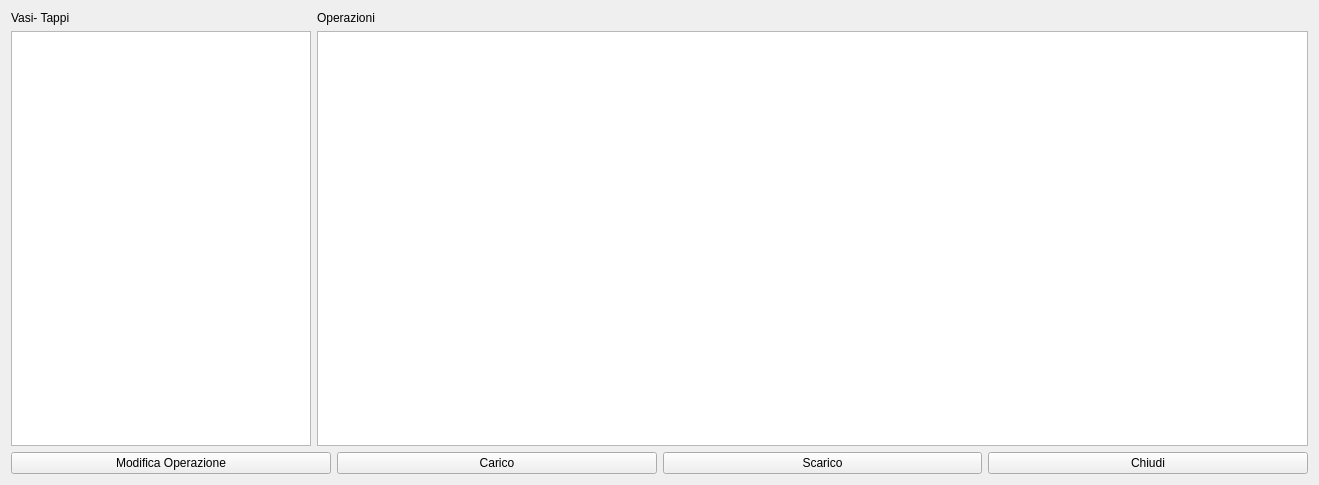
<?xml version="1.0" encoding="UTF-8"?>
<ui version="4.0">
 <class>FtContainers_Overview</class>
 <widget class="QWidget" name="FtContainers_Overview">
  <property name="windowModality">
   <enum>Qt::ApplicationModal</enum>
  </property>
  <property name="geometry">
   <rect>
    <x>0</x>
    <y>0</y>
    <width>1319</width>
    <height>485</height>
   </rect>
  </property>
  <property name="windowTitle">
   <string>Panoramica Vasi e Tappi</string>
  </property>
  <layout class="QVBoxLayout" name="verticalLayout_3">
   <item>
    <layout class="QHBoxLayout" name="horizontalLayout_2">
     <item>
      <layout class="QVBoxLayout" name="verticalLayout">
       <item>
        <widget class="QLabel" name="label">
         <property name="text">
          <string>Vasi- Tappi</string>
         </property>
        </widget>
       </item>
       <item>
        <widget class="QTableView" name="tvOverview">
         <property name="maximumSize">
          <size>
           <width>300</width>
           <height>16777215</height>
          </size>
         </property>
         <property name="selectionMode">
          <enum>QAbstractItemView::SingleSelection</enum>
         </property>
         <property name="selectionBehavior">
          <enum>QAbstractItemView::SelectRows</enum>
         </property>
         <attribute name="verticalHeaderVisible">
          <bool>false</bool>
         </attribute>
         <attribute name="verticalHeaderHighlightSections">
          <bool>false</bool>
         </attribute>
        </widget>
       </item>
      </layout>
     </item>
     <item>
      <layout class="QVBoxLayout" name="verticalLayout_2">
       <item>
        <widget class="QLabel" name="label_2">
         <property name="text">
          <string>Operazioni</string>
         </property>
        </widget>
       </item>
       <item>
        <widget class="QTableView" name="tvDetails">
         <property name="alternatingRowColors">
          <bool>true</bool>
         </property>
         <property name="selectionMode">
          <enum>QAbstractItemView::SingleSelection</enum>
         </property>
         <property name="selectionBehavior">
          <enum>QAbstractItemView::SelectRows</enum>
         </property>
         <attribute name="verticalHeaderVisible">
          <bool>false</bool>
         </attribute>
        </widget>
       </item>
      </layout>
     </item>
    </layout>
   </item>
   <item>
    <layout class="QHBoxLayout" name="horizontalLayout">
     <item>
      <widget class="QPushButton" name="pbModify">
       <property name="minimumSize">
        <size>
         <width>0</width>
         <height>0</height>
        </size>
       </property>
       <property name="maximumSize">
        <size>
         <width>16777215</width>
         <height>16777215</height>
        </size>
       </property>
       <property name="toolTip">
        <string>&lt;html&gt;&lt;head/&gt;&lt;body&gt;&lt;p&gt;modifica operazione selezionata&lt;/p&gt;&lt;p&gt;&lt;br/&gt;&lt;/p&gt;&lt;/body&gt;&lt;/html&gt;</string>
       </property>
       <property name="text">
        <string>Modifica Operazione</string>
       </property>
       <property name="icon">
        <iconset resource="resources.qrc">
         <normaloff>:/resources/icons/Pencil.PNG</normaloff>:/resources/icons/Pencil.PNG</iconset>
       </property>
       <property name="iconSize">
        <size>
         <width>32</width>
         <height>32</height>
        </size>
       </property>
      </widget>
     </item>
     <item>
      <widget class="QPushButton" name="pbLoad">
       <property name="text">
        <string>Carico</string>
       </property>
       <property name="icon">
        <iconset resource="resources.qrc">
         <normaloff>:/resources/icons/Plus.PNG</normaloff>:/resources/icons/Plus.PNG</iconset>
       </property>
       <property name="iconSize">
        <size>
         <width>32</width>
         <height>32</height>
        </size>
       </property>
      </widget>
     </item>
     <item>
      <widget class="QPushButton" name="pbUnload">
       <property name="text">
        <string>Scarico</string>
       </property>
       <property name="icon">
        <iconset resource="resources.qrc">
         <normaloff>:/resources/icons/Minus.PNG</normaloff>:/resources/icons/Minus.PNG</iconset>
       </property>
       <property name="iconSize">
        <size>
         <width>32</width>
         <height>32</height>
        </size>
       </property>
      </widget>
     </item>
     <item>
      <widget class="QPushButton" name="pbClose">
       <property name="minimumSize">
        <size>
         <width>0</width>
         <height>0</height>
        </size>
       </property>
       <property name="maximumSize">
        <size>
         <width>16777215</width>
         <height>16777215</height>
        </size>
       </property>
       <property name="toolTip">
        <string>&lt;html&gt;&lt;head/&gt;&lt;body&gt;&lt;p&gt;Chiudi&lt;/p&gt;&lt;p&gt;&lt;br/&gt;&lt;/p&gt;&lt;/body&gt;&lt;/html&gt;</string>
       </property>
       <property name="text">
        <string>Chiudi</string>
       </property>
       <property name="icon">
        <iconset resource="resources.qrc">
         <normaloff>:/resources/icons/Actions-window-close-icon.png</normaloff>:/resources/icons/Actions-window-close-icon.png</iconset>
       </property>
       <property name="iconSize">
        <size>
         <width>32</width>
         <height>32</height>
        </size>
       </property>
       <property name="shortcut">
        <string>Backspace, Backspace, Backspace</string>
       </property>
      </widget>
     </item>
    </layout>
   </item>
  </layout>
 </widget>
 <resources>
  <include location="resources.qrc"/>
 </resources>
 <connections/>
</ui>
